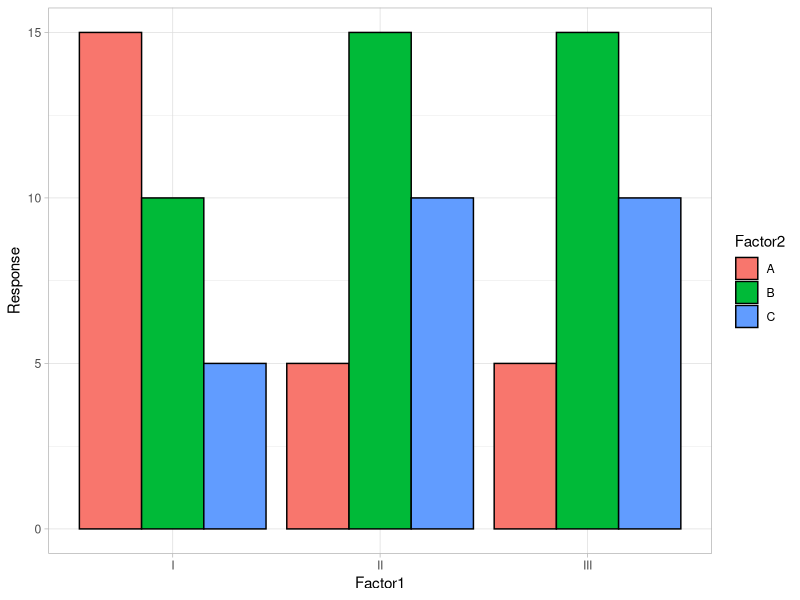
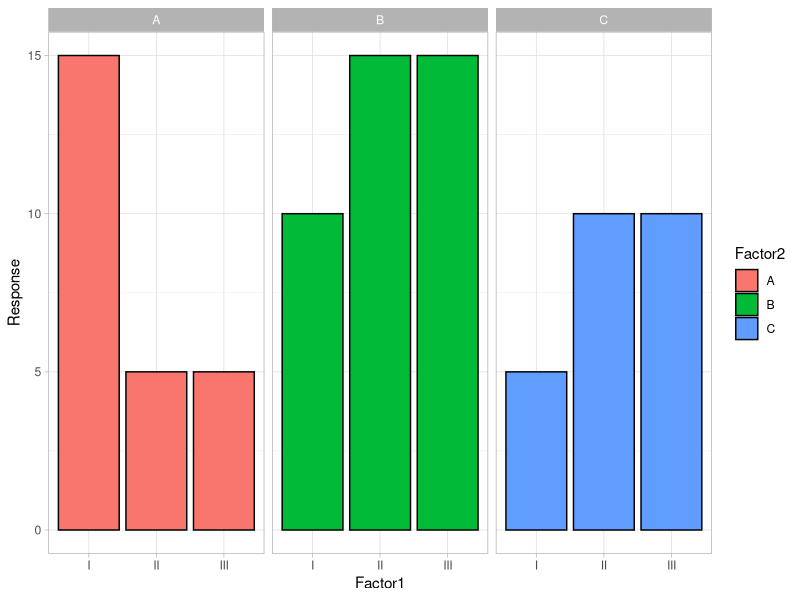
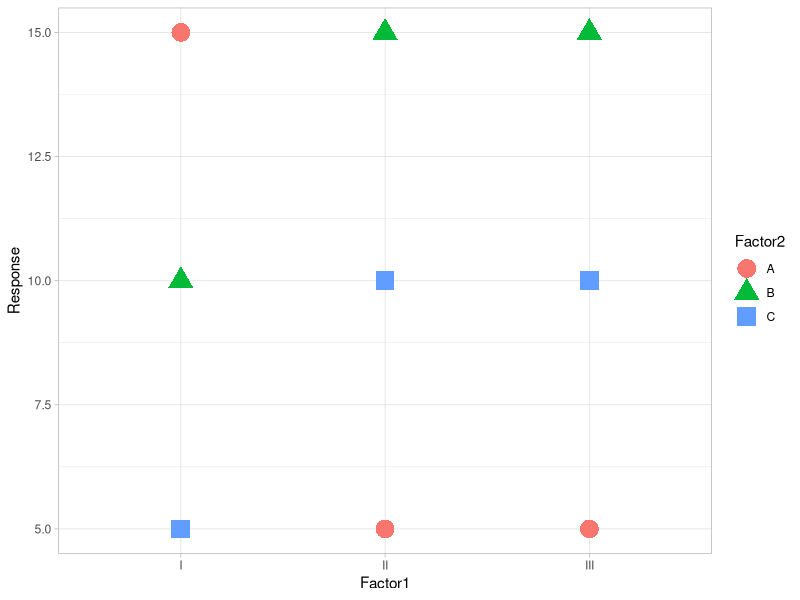
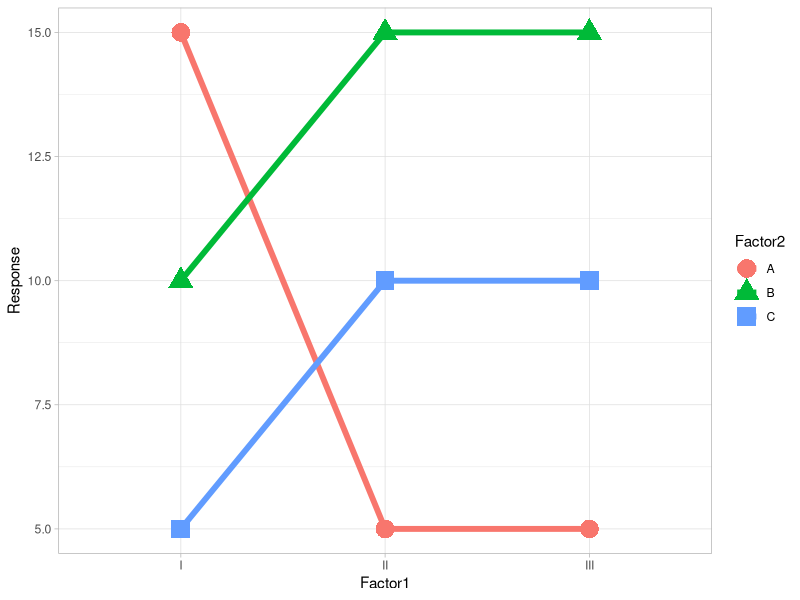
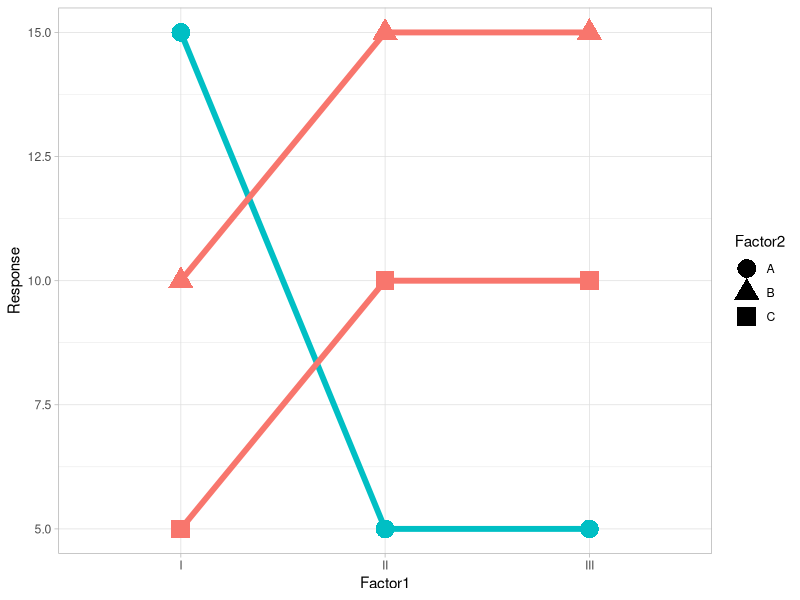
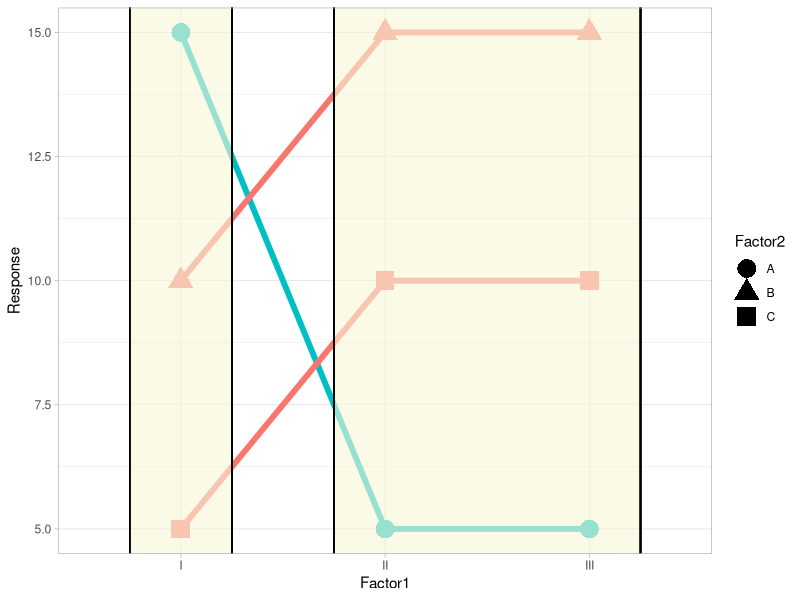
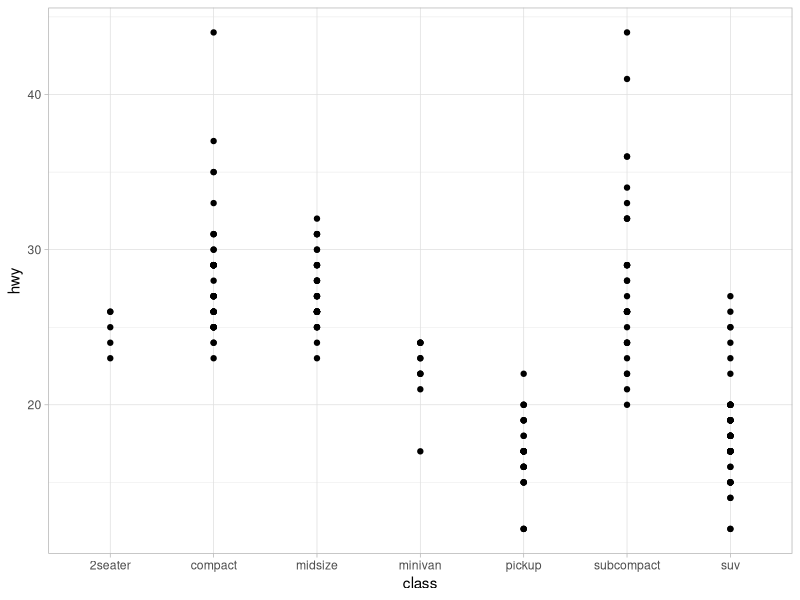
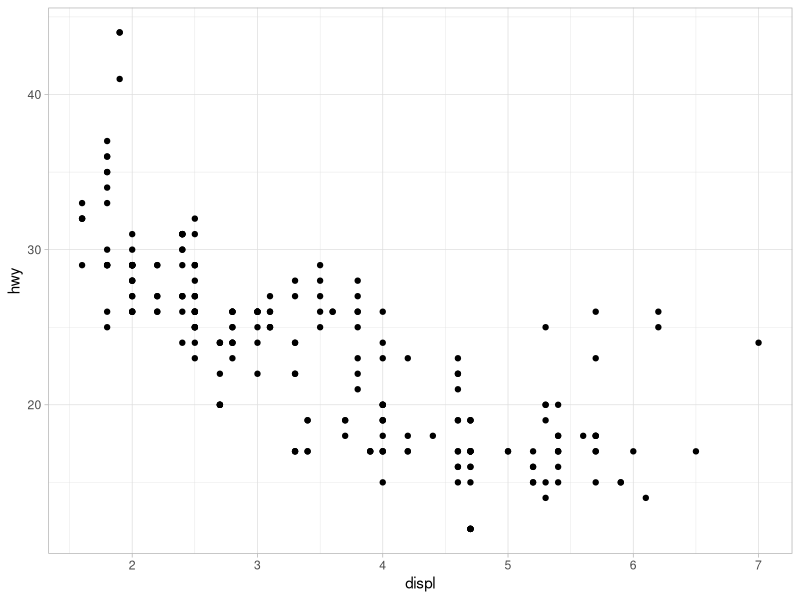

R code for these plots, in order:
## ---- chunk 1
knitr::opts_chunk$set(echo = TRUE, comment="")
library(tidyverse)
theme_set(theme_light())
## ---- chunk 2
fake_data <- read_csv("./data/fake_data.csv")
## ---- chunk 3
fake_data %>% 
  ggplot(aes(x = Factor1, y = Response)) +
  geom_col(aes(fill = Factor2), 
           position = position_dodge(),
           color = "black") 
## ---- chunk 4
fake_data %>% 
  ggplot(aes(x = Factor1, y = Response)) +
  geom_col(aes(fill = Factor2),
           color = "black") +
  facet_wrap(~Factor2) 
## ---- chunk 5
fake_data %>% 
  ggplot(aes(x = Factor1, y = Response)) +
  geom_point(aes(shape = Factor2,
                 color = Factor2), 
             size = 6)
## ---- chunk 6
fake_data %>% 
  ggplot(aes(x = Factor1, y = Response)) +
  geom_point(aes(shape = Factor2,
                 color = Factor2), 
             size = 6) +
  geom_line(aes(group = Factor2,
                color = Factor2), 
            size = 2) 
## ---- chunk 7
fake_data %>% 
  mutate(is_A = (Factor2 == "A")) %>% 
  ggplot(aes(x = Factor1, 
             y = Response, 
             color = is_A)) +
  geom_point(aes(shape = Factor2), 
             size = 6) +
  geom_line(aes(group = Factor2), 
            size = 2) +
  guides(color = "none")
## ---- chunk 8
fake_data %>% 
  mutate(is_A = (Factor2 == "A")) %>% 
  ggplot(aes(x = Factor1, 
             y = Response, 
             color = is_A)) +
  geom_point(aes(shape = Factor2), 
             size = 6) +
  geom_line(aes(group = Factor2), 
            size = 2) +
  guides(color = "none") +
  geom_rect(xmin = 0.75, xmax = 1.25, ymin = 2, ymax = 17, 
            fill = "beige", alpha = 0.1, color = "black") +
  geom_rect(xmin = 1.75, xmax = 3.25, ymin = 2, ymax = 17, 
            fill = "beige", alpha = 0.1, color = "black")

## ---- chunk 9
glimpse(mpg)
#View(mpg)
## ---- chunk 10

## ---- chunk 11
ggplot(data = mpg) +
  geom_point(mapping = aes(x = class, y = hwy))
## ---- chunk 12

## ---- chunk 13

## ---- chunk 14
ggplot(data = mpg) +
  geom_point(mapping = aes(x = displ, y = hwy))
## ---- chunk 15
# Makes a plot that the commands below will modify
q <- ggplot(mpg) + geom_point(aes(x = displ, y = hwy))

q + facet_grid(. ~ cyl)
q + facet_grid(drv ~ .)
q + facet_grid(drv ~ cyl)
q + facet_wrap(~ class)
## ---- chunk 16

## ---- chunk 17
ggplot(mpg) + 
  geom_point(aes(displ, hwy)) +
  geom_smooth(aes(displ, hwy))
